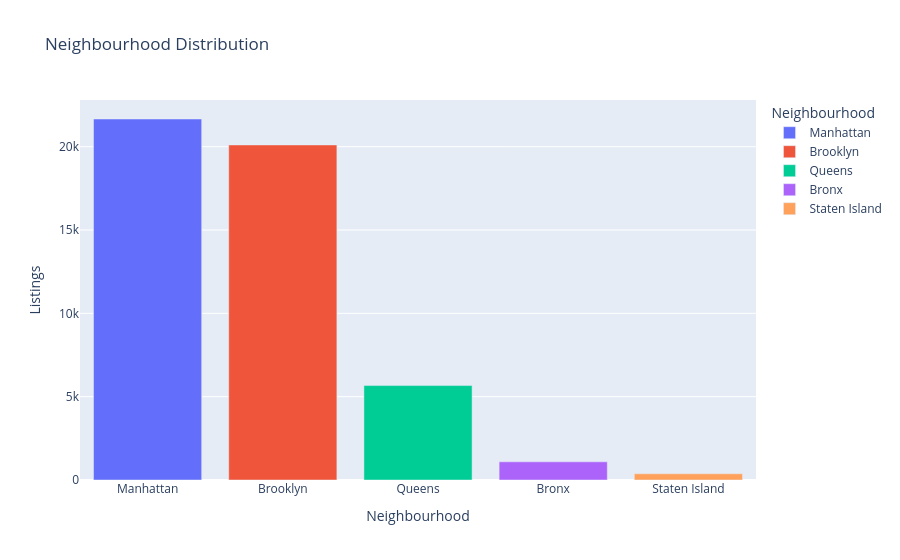

The cell this chart's notebook holds for it:
### Code cell
borough = df["neighbourhood_group"].value_counts().reset_index()

borough.columns = ["Neighbourhood", "Listings"]

fig = px.bar(
    borough,
    x="Neighbourhood",
    y="Listings",
    color="Neighbourhood",
    title="Neighbourhood Distribution"
)

fig.show()

### Figure 1 — Plotly figure (JSON) as saved in the notebook; plotly's stock layout.template omitted (floating-point values rounded to 4 significant figures)
{"data": [{"hovertemplate": "Neighbourhood=%{x}<br>Listings=%{y}<extra></extra>", "legendgroup": "Manhattan", "marker": {"color": "#636efa", "pattern": {"shape": ""}}, "name": "Manhattan", "orientation": "v", "showlegend": true, "textposition": "auto", "type": "bar", "x": ["Manhattan"], "xaxis": "x", "y": [21661], "yaxis": "y"}, {"hovertemplate": "Neighbourhood=%{x}<br>Listings=%{y}<extra></extra>", "legendgroup": "Brooklyn", "marker": {"color": "#EF553B", "pattern": {"shape": ""}}, "name": "Brooklyn", "orientation": "v", "showlegend": true, "textposition": "auto", "type": "bar", "x": ["Brooklyn"], "xaxis": "x", "y": [20104], "yaxis": "y"}, {"hovertemplate": "Neighbourhood=%{x}<br>Listings=%{y}<extra></extra>", "legendgroup": "Queens", "marker": {"color": "#00cc96", "pattern": {"shape": ""}}, "name": "Queens", "orientation": "v", "showlegend": true, "textposition": "auto", "type": "bar", "x": ["Queens"], "xaxis": "x", "y": [5666], "yaxis": "y"}, {"hovertemplate": "Neighbourhood=%{x}<br>Listings=%{y}<extra></extra>", "legendgroup": "Bronx", "marker": {"color": "#ab63fa", "pattern": {"shape": ""}}, "name": "Bronx", "orientation": "v", "showlegend": true, "textposition": "auto", "type": "bar", "x": ["Bronx"], "xaxis": "x", "y": [1091], "yaxis": "y"}, {"hovertemplate": "Neighbourhood=%{x}<br>Listings=%{y}<extra></extra>", "legendgroup": "Staten Island", "marker": {"color": "#FFA15A", "pattern": {"shape": ""}}, "name": "Staten Island", "orientation": "v", "showlegend": true, "textposition": "auto", "type": "bar", "x": ["Staten Island"], "xaxis": "x", "y": [373], "yaxis": "y"}], "layout": {"barmode": "relative", "legend": {"title": {"text": "Neighbourhood"}, "tracegroupgap": 0}, "title": {"text": "Neighbourhood Distribution"}, "xaxis": {"anchor": "y", "categoryarray": ["Manhattan", "Brooklyn", "Queens", "Bronx", "Staten Island"], "categoryorder": "array", "domain": [0, 1], "title": {"text": "Neighbourhood"}}, "yaxis": {"anchor": "x", "domain": [0, 1], "title": {"text": "Listings"}}}}
